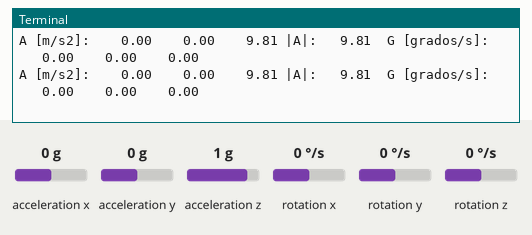
Recording of a program running on a simulated Raspberry Pi (BCM pin numbers). Shown: the last lines printed to the terminal. The test bench sets the inputs (shaded band); at power-on: acceleration x 0 g, acceleration y 0 g, acceleration z 1 g, rotation x 0 °/s, rotation y 0 °/s, rotation z 0 °/s.

Above: at 8.7 s.
8.8 s: acceleration x set to -1.4 g
At 9.5 s:
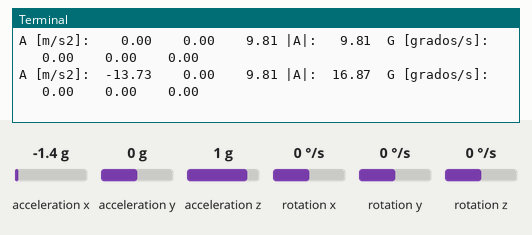
10.5 s: acceleration y set to -1.4 g
At 11.0 s:
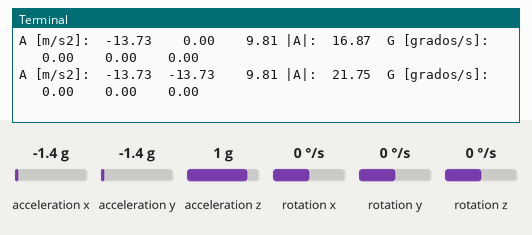
12.0 s: acceleration z set to -1.4 g
At 12.5 s:
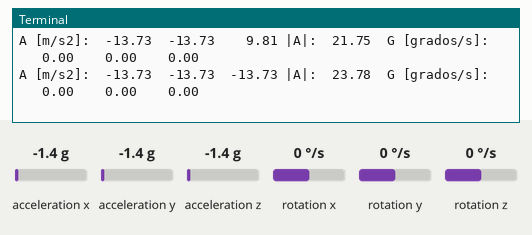
13.5 s: rotation x set to -192 °/s
At 14.0 s:
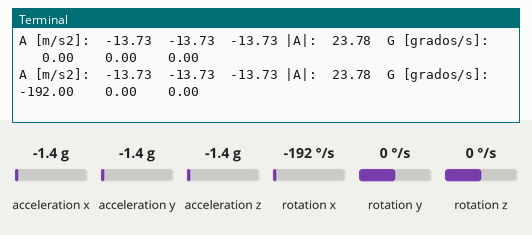
15.0 s: rotation y set to -192 °/s
At 15.5 s:
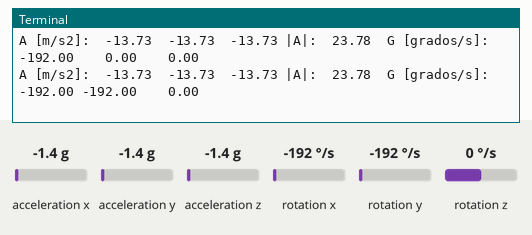
16.6 s: rotation z set to -192 °/s
At 17.0 s:
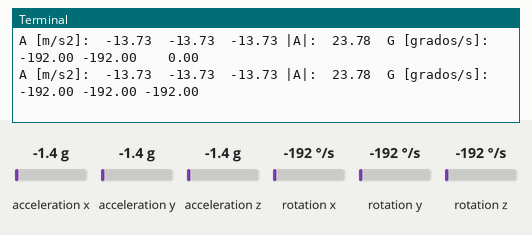

The program:

prueba_mpu6050.py
```python
import math
import time
from smbus import SMBus

DIRECCION = 0x68


def entero16(datos, inicio):
    valor = (datos[inicio] << 8) | datos[inicio + 1]
    return valor - 65536 if valor >= 32768 else valor


bus = SMBus(1)

try:
    # Despertar el sensor y configurar los rangos.
    bus.write_byte_data(DIRECCION, 0x6B, 0x00)
    time.sleep(0.1)
    bus.write_byte_data(DIRECCION, 0x1B, 0x00)  # ±250 grados/s
    bus.write_byte_data(DIRECCION, 0x1C, 0x00)  # ±2 g

    print("Calibrando: no muevas el sensor.")
    time.sleep(2)

    sumas = [0.0, 0.0, 0.0]
    for _ in range(500):
        datos_g = bus.read_i2c_block_data(DIRECCION, 0x43, 6)
        for eje, inicio in enumerate((0, 2, 4)):
            sumas[eje] += entero16(datos_g, inicio) / 131.0
        time.sleep(0.01)

    offsets = [suma / 500 for suma in sumas]
    print("Offsets [grados/s]:", offsets)
    print("Giroscopio calibrado. Ctrl+C para terminar.")

    while True:
        datos = bus.read_i2c_block_data(DIRECCION, 0x3B, 14)

        ax, ay, az = [
            entero16(datos, i) / 16384.0 * 9.80665
            for i in (0, 2, 4)
        ]
        gx, gy, gz = [
            entero16(datos, i) / 131.0
            for i in (8, 10, 12)
        ]

        gx -= offsets[0]
        gy -= offsets[1]
        gz -= offsets[2]
        magnitud = math.sqrt(ax**2 + ay**2 + az**2)

        print(
            f"A [m/s2]: {ax:7.2f} {ay:7.2f} {az:7.2f} "
            f"|A|: {magnitud:6.2f}  "
            f"G [grados/s]: {gx:7.2f} {gy:7.2f} {gz:7.2f}"
        )
        time.sleep(0.5)

except KeyboardInterrupt:
    print("\nPrueba terminada.")

finally:
    bus.close()
```

Measured:
- after the input at 8.8 s, the terminal: prints a new line after 0.27 s (image 1)
- after the input at 10.5 s, the terminal: prints a new line after 0.08 s (image 2)
- after the input at 12.0 s, the terminal: prints a new line after 0.09 s (image 3)
- after the input at 13.5 s, the terminal: prints a new line after 0.09 s (image 4)
- after the input at 15.0 s, the terminal: prints a new line after 0.10 s (image 5)
- after the input at 16.6 s, the terminal: prints a new line at once (image 6)
